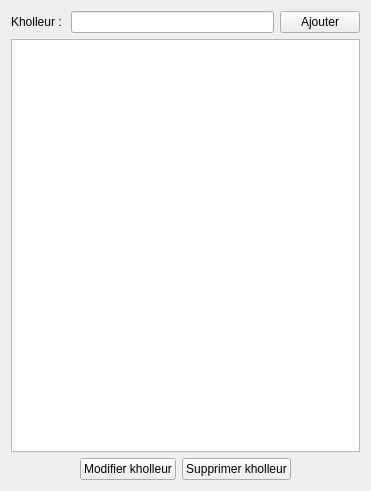
<?xml version="1.0" encoding="UTF-8"?>
<ui version="4.0">
 <class>KholleursManager</class>
 <widget class="QDialog" name="KholleursManager">
  <property name="windowModality">
   <enum>Qt::WindowModal</enum>
  </property>
  <property name="geometry">
   <rect>
    <x>0</x>
    <y>0</y>
    <width>371</width>
    <height>491</height>
   </rect>
  </property>
  <property name="windowTitle">
   <string>Gestionnaire des kholleurs</string>
  </property>
  <layout class="QHBoxLayout" name="horizontalLayout_3">
   <item>
    <layout class="QVBoxLayout" name="verticalLayout">
     <item>
      <layout class="QHBoxLayout" name="horizontalLayout">
       <item>
        <widget class="QLabel" name="label_2">
         <property name="text">
          <string>Kholleur : </string>
         </property>
        </widget>
       </item>
       <item>
        <widget class="QLineEdit" name="lineEdit_kholleur"/>
       </item>
       <item>
        <widget class="QPushButton" name="pushButton_addKholleur">
         <property name="text">
          <string>Ajouter</string>
         </property>
         <property name="autoDefault">
          <bool>false</bool>
         </property>
        </widget>
       </item>
      </layout>
     </item>
     <item>
      <widget class="QListWidget" name="list_kholleurs"/>
     </item>
     <item>
      <layout class="QHBoxLayout" name="horizontalLayout_6">
       <item>
        <spacer name="horizontalSpacer_3">
         <property name="orientation">
          <enum>Qt::Horizontal</enum>
         </property>
         <property name="sizeHint" stdset="0">
          <size>
           <width>40</width>
           <height>20</height>
          </size>
         </property>
        </spacer>
       </item>
       <item>
        <widget class="QPushButton" name="pushButton_updateKholleur">
         <property name="text">
          <string>Modifier kholleur</string>
         </property>
         <property name="autoDefault">
          <bool>false</bool>
         </property>
        </widget>
       </item>
       <item>
        <widget class="QPushButton" name="pushButton_deleteKholleur">
         <property name="text">
          <string>Supprimer kholleur</string>
         </property>
         <property name="autoDefault">
          <bool>false</bool>
         </property>
        </widget>
       </item>
       <item>
        <spacer name="horizontalSpacer_4">
         <property name="orientation">
          <enum>Qt::Horizontal</enum>
         </property>
         <property name="sizeHint" stdset="0">
          <size>
           <width>40</width>
           <height>20</height>
          </size>
         </property>
        </spacer>
       </item>
      </layout>
     </item>
    </layout>
   </item>
  </layout>
 </widget>
 <resources/>
 <connections/>
</ui>
